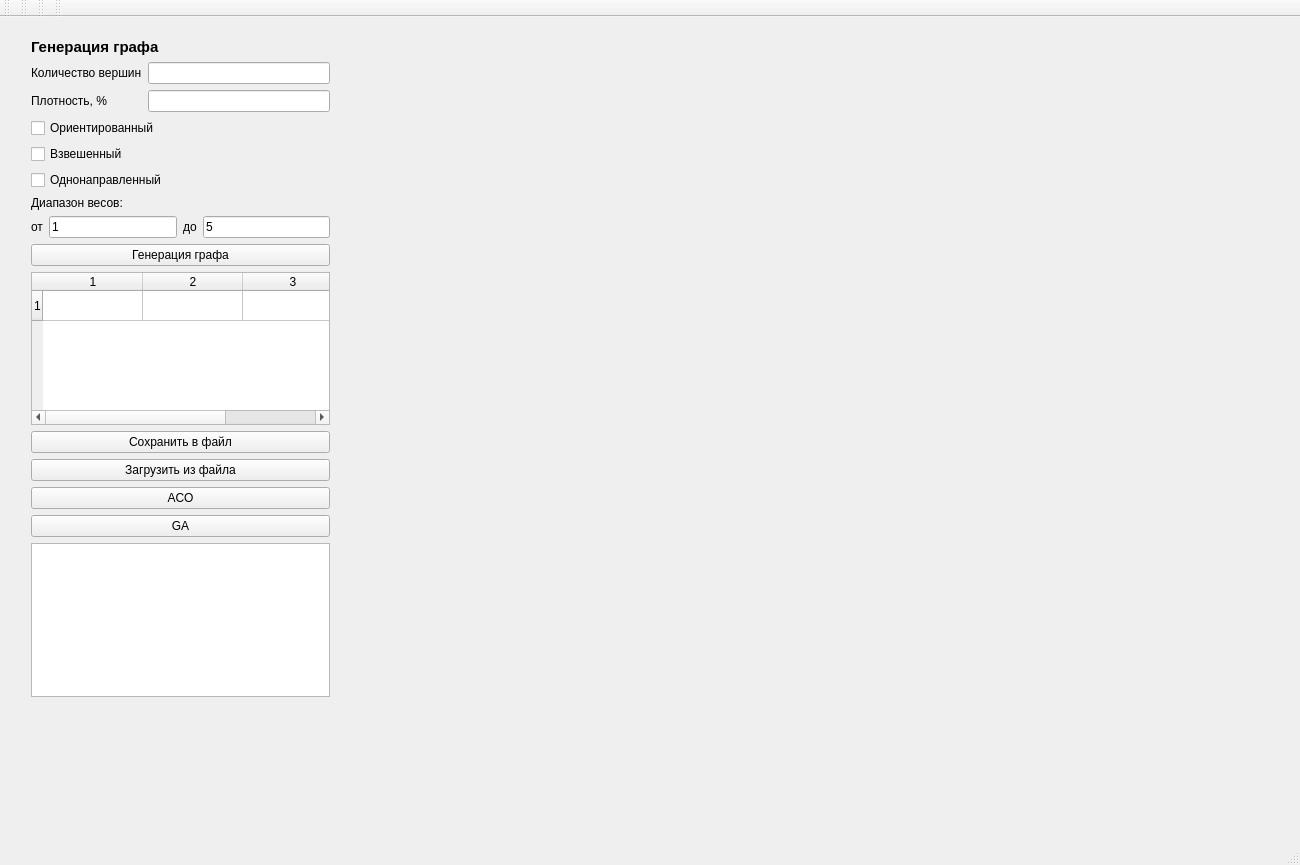
<?xml version="1.0" encoding="UTF-8"?>
<ui version="4.0">
 <class>MainWindow</class>
 <widget class="QMainWindow" name="MainWindow">
  <property name="geometry">
   <rect>
    <x>0</x>
    <y>0</y>
    <width>1300</width>
    <height>865</height>
   </rect>
  </property>
  <property name="font">
   <font>
    <weight>50</weight>
    <bold>false</bold>
   </font>
  </property>
  <property name="windowTitle">
   <string>MainWindow</string>
  </property>
  <widget class="QWidget" name="centralWidget">
   <widget class="QWidget" name="layoutWidget">
    <property name="geometry">
     <rect>
      <x>20</x>
      <y>10</y>
      <width>321</width>
      <height>681</height>
     </rect>
    </property>
    <layout class="QVBoxLayout" name="verticalLayout_2">
     <item>
      <widget class="QLabel" name="generateGraphLbl">
       <property name="font">
        <font>
         <pointsize>11</pointsize>
         <weight>75</weight>
         <bold>true</bold>
        </font>
       </property>
       <property name="text">
        <string>Генерация графа</string>
       </property>
      </widget>
     </item>
     <item>
      <layout class="QGridLayout" name="gridLayout_2">
       <item row="0" column="1">
        <widget class="QLineEdit" name="vertexGenerateEdit"/>
       </item>
       <item row="1" column="0">
        <widget class="QLabel" name="densityLbl">
         <property name="text">
          <string>Плотность, %</string>
         </property>
        </widget>
       </item>
       <item row="1" column="1">
        <widget class="QLineEdit" name="densityEdit"/>
       </item>
       <item row="0" column="0">
        <widget class="QLabel" name="vertexCountLbl_2">
         <property name="font">
          <font>
           <weight>50</weight>
           <bold>false</bold>
          </font>
         </property>
         <property name="text">
          <string>Количество вершин</string>
         </property>
        </widget>
       </item>
      </layout>
     </item>
     <item>
      <widget class="QCheckBox" name="isDirectedCBox">
       <property name="text">
        <string>Ориентированный</string>
       </property>
      </widget>
     </item>
     <item>
      <widget class="QCheckBox" name="weightedCBox">
       <property name="text">
        <string>Взвешенный</string>
       </property>
      </widget>
     </item>
     <item>
      <widget class="QCheckBox" name="OneDirectCB">
       <property name="text">
        <string>Однонаправленный</string>
       </property>
      </widget>
     </item>
     <item>
      <widget class="QLabel" name="label">
       <property name="text">
        <string>Диапазон весов:</string>
       </property>
      </widget>
     </item>
     <item>
      <layout class="QHBoxLayout" name="horizontalLayout">
       <item>
        <widget class="QLabel" name="label_2">
         <property name="text">
          <string>от</string>
         </property>
        </widget>
       </item>
       <item>
        <widget class="QLineEdit" name="minWeightEdit">
         <property name="text">
          <string>1</string>
         </property>
        </widget>
       </item>
       <item>
        <widget class="QLabel" name="label_3">
         <property name="text">
          <string>до</string>
         </property>
        </widget>
       </item>
       <item>
        <widget class="QLineEdit" name="maxWeightEdit">
         <property name="text">
          <string>5</string>
         </property>
        </widget>
       </item>
      </layout>
     </item>
     <item>
      <widget class="QPushButton" name="generateBtn">
       <property name="text">
        <string>Генерация графа</string>
       </property>
      </widget>
     </item>
     <item>
      <widget class="QTableWidget" name="edgesInputTable">
       <property name="rowCount">
        <number>1</number>
       </property>
       <property name="columnCount">
        <number>3</number>
       </property>
       <row/>
       <column/>
       <column/>
       <column/>
      </widget>
     </item>
     <item>
      <widget class="QPushButton" name="SaveBtn">
       <property name="text">
        <string>Сохранить в файл</string>
       </property>
      </widget>
     </item>
     <item>
      <widget class="QPushButton" name="OpenBtn">
       <property name="text">
        <string>Загрузить из файла</string>
       </property>
      </widget>
     </item>
     <item>
      <widget class="QPushButton" name="ACOBtn">
       <property name="text">
        <string>ACO</string>
       </property>
      </widget>
     </item>
     <item>
      <widget class="QPushButton" name="GABtn">
       <property name="text">
        <string>GA</string>
       </property>
      </widget>
     </item>
     <item>
      <widget class="QTextBrowser" name="textBrowser"/>
     </item>
    </layout>
   </widget>
  </widget>
  <widget class="QMenuBar" name="menuBar">
   <property name="geometry">
    <rect>
     <x>0</x>
     <y>0</y>
     <width>1300</width>
     <height>20</height>
    </rect>
   </property>
  </widget>
  <widget class="QToolBar" name="mainToolBar">
   <attribute name="toolBarArea">
    <enum>TopToolBarArea</enum>
   </attribute>
   <attribute name="toolBarBreak">
    <bool>false</bool>
   </attribute>
  </widget>
  <widget class="QStatusBar" name="statusBar"/>
  <widget class="QToolBar" name="toolBar">
   <property name="windowTitle">
    <string>toolBar</string>
   </property>
   <attribute name="toolBarArea">
    <enum>TopToolBarArea</enum>
   </attribute>
   <attribute name="toolBarBreak">
    <bool>false</bool>
   </attribute>
  </widget>
  <widget class="QToolBar" name="toolBar_2">
   <property name="windowTitle">
    <string>toolBar_2</string>
   </property>
   <attribute name="toolBarArea">
    <enum>TopToolBarArea</enum>
   </attribute>
   <attribute name="toolBarBreak">
    <bool>false</bool>
   </attribute>
  </widget>
  <widget class="QToolBar" name="toolBar_3">
   <property name="windowTitle">
    <string>toolBar_3</string>
   </property>
   <attribute name="toolBarArea">
    <enum>TopToolBarArea</enum>
   </attribute>
   <attribute name="toolBarBreak">
    <bool>false</bool>
   </attribute>
  </widget>
 </widget>
 <layoutdefault spacing="6" margin="11"/>
 <resources/>
 <connections/>
</ui>
